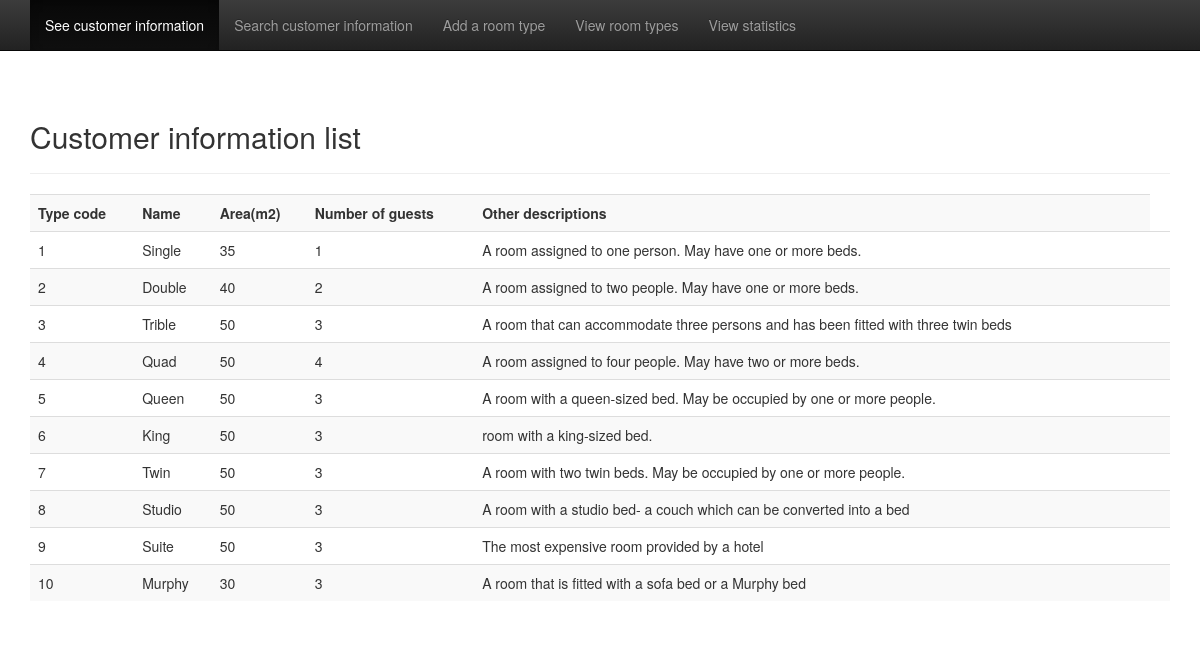
The app's page /SourceCode/roomtype.php with its own data.
### tables this page shows
CREATE TABLE IF NOT EXISTS loai_phong (
	ma_loai_phong 	INT AUTO_INCREMENT PRIMARY KEY,
	ten_loai_phong 	VARCHAR(255),
    dien_tich 		INT,
    so_khach 		INT NOT NULL,
    mo_ta_khac 		VARCHAR(255),
    CHECK (so_khach >= 1 AND so_khach <= 10)
);

### SourceCode/roomtype.php (the view, shortened to what this page needs)
<?php
	include 'header.php';
	require('db.php');
?>
<!DOCTYPE html>
<html lang="en">
<head>
	<link rel="stylesheet" href="https://maxcdn.bootstrapcdn.com/bootstrap/3.3.7/css/bootstrap.min.css">
</head>
<body>
	<nav class="navbar navbar-inverse navbar-fixed-top">
		<div class="container">
			<div id="navbar" class="navbar-collapse collapse">
				<ul class="nav navbar-nav">
					<li class="active"><a href="manager.php">See customer information</a></li>
					<li><a href="search.php">Search customer information</a></li>
					<li><a href="add.php">Add a room type</a></li>
                    <li><a href="roomtype.php">View room types</a></li>
					<li><a href="statistics.php">View statistics</a></li>
				</ul>
			</div>
		</div>
	</nav>
	<div class="container">
		<div class="content">
			<h2>Customer information list</h2>
            <hr />
			<div class="table-responsive">
			<table class="table table-striped table-hover">
				<tr>
                    <th>Type code</th>
                    <th>Name</th>
					<th>Area(m2)</th>
					<th>Number of guests</th>
                    <th>Other descriptions</th>
				</tr>
				<?php
				$sql = mysqli_query($conn, "SELECT * FROM loai_phong ORDER BY ma_loai_phong ASC");
				if(mysqli_num_rows($sql) == 0)
                {
					echo '<tr><td colspan="9">Data not found.</td></tr>';
				}
                else
                {
					while($row = mysqli_fetch_assoc($sql)){
						echo '
						<tr>
							<td>'.$row['ma_loai_phong'].'</td>
                            <td>'.$row['ten_loai_phong'].'</td>
                            <td>'.$row['dien_tich'].'</td>
							<td>'.$row['so_khach'].'</td>
                            <td>'.$row['mo_ta_khac'].'</td>
							<td>';
					}
				}
				?>
			</table>
			</div>
		</div>
</body>
</html>

### SourceCode/header.php (shortened to what this page needs)
<!DOCTYPE html PUBLIC "-//W3C//DTD XHTML 1.0 Strict//EN"
	"http://www.w3.org/TR/xhtml1/DTD/xhtml1-strict.dtd">
	<html xmlns="http://www.w3.org/1999/xhtml" xml:lang="en" lang="en">
	<head>
		<link rel="stylesheet" href="https://maxcdn.bootstrapcdn.com/bootstrap/3.3.7/css/bootstrap.min.css" >
		<link rel="stylesheet" href="https://maxcdn.bootstrapcdn.com/bootstrap/3.3.7/css/bootstrap-theme.min.css" >
		<link rel="stylesheet" href="style.css" >
	</head>

### SourceCode/style.css (style rules this page uses)
body { padding-top: 40px; padding-bottom: 40px; background-color: #eee; }

### SourceCode/roomtype.php (style rules this page uses)
.content { margin-top: 80px; }

### records on screen
loai_phong: ma_loai_phong "1", ten_loai_phong "Single", dien_tich "35", so_khach "1", mo_ta_khac "A room assigned to one person. May have one or more beds."
loai_phong: ma_loai_phong "2", ten_loai_phong "Double", dien_tich "40", so_khach "2", mo_ta_khac "A room assigned to two people. May have one or more beds."
loai_phong: ma_loai_phong "3", ten_loai_phong "Trible", dien_tich "50", so_khach "3", mo_ta_khac "A room that can accommodate three persons and has been fitted with three twin beds"
loai_phong: ma_loai_phong "4", ten_loai_phong "Quad", dien_tich "50", so_khach "4", mo_ta_khac "A room assigned to four people. May have two or more beds."
loai_phong: ma_loai_phong "5", ten_loai_phong "Queen", dien_tich "50", so_khach "3", mo_ta_khac "A room with a queen-sized bed. May be occupied by one or more people."
loai_phong: ma_loai_phong "6", ten_loai_phong "King", dien_tich "50", so_khach "3", mo_ta_khac "room with a king-sized bed."
loai_phong: ma_loai_phong "7", ten_loai_phong "Twin", dien_tich "50", so_khach "3", mo_ta_khac "A room with two twin beds. May be occupied by one or more people."
loai_phong: ma_loai_phong "8", ten_loai_phong "Studio", dien_tich "50", so_khach "3", mo_ta_khac "A room with a studio bed- a couch which can be converted into a bed"
loai_phong: ma_loai_phong "9", ten_loai_phong "Suite", dien_tich "50", so_khach "3", mo_ta_khac "The most expensive room provided by a hotel"
loai_phong: ma_loai_phong "10", ten_loai_phong "Murphy", dien_tich "30", so_khach "3", mo_ta_khac "A room that is fitted with a sofa bed or a Murphy bed"
